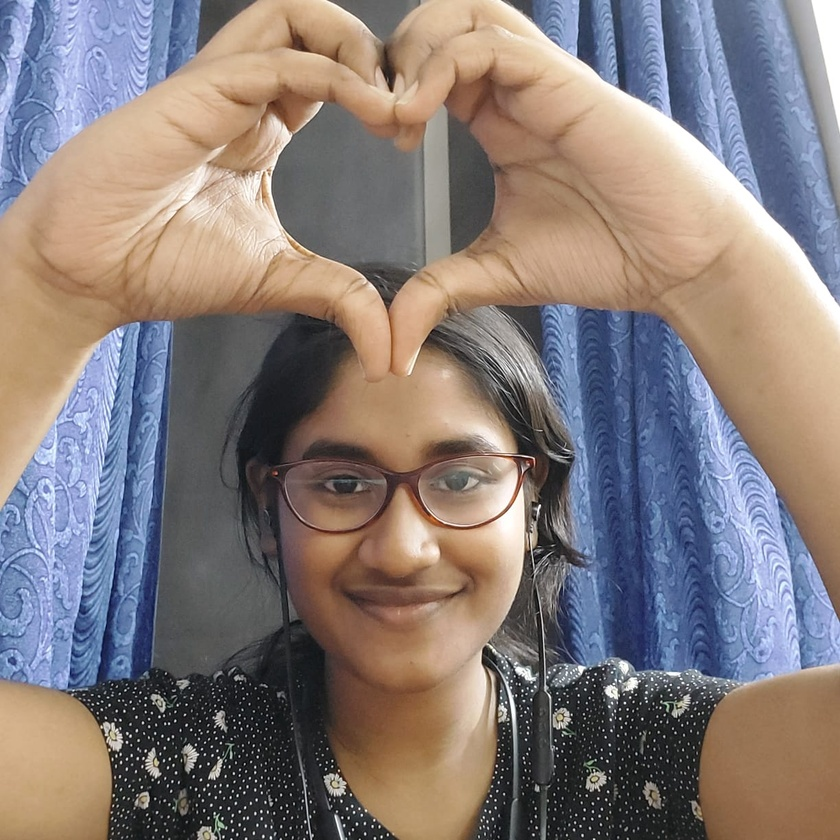
#> input picture image processing/WhatsApp Image 2023-02-14 at 02.21.31.jpg, 840 x 840 px, shrunk from 1224 x 1224 before the run
$ python edge_ditection.py
#> lines starting #> are read from the running program, lines starting #| are printed output that depends on the picture; after the words box and inside, x2 and y2 are one past the last pixel; in counts of white or black regions, pixels touching at a corner belong together
import cv2 as cv
from matplotlib import pyplot as pt
img = cv.imread('WhatsApp Image 2023-02-14 at 02.21.31.jpg',0)
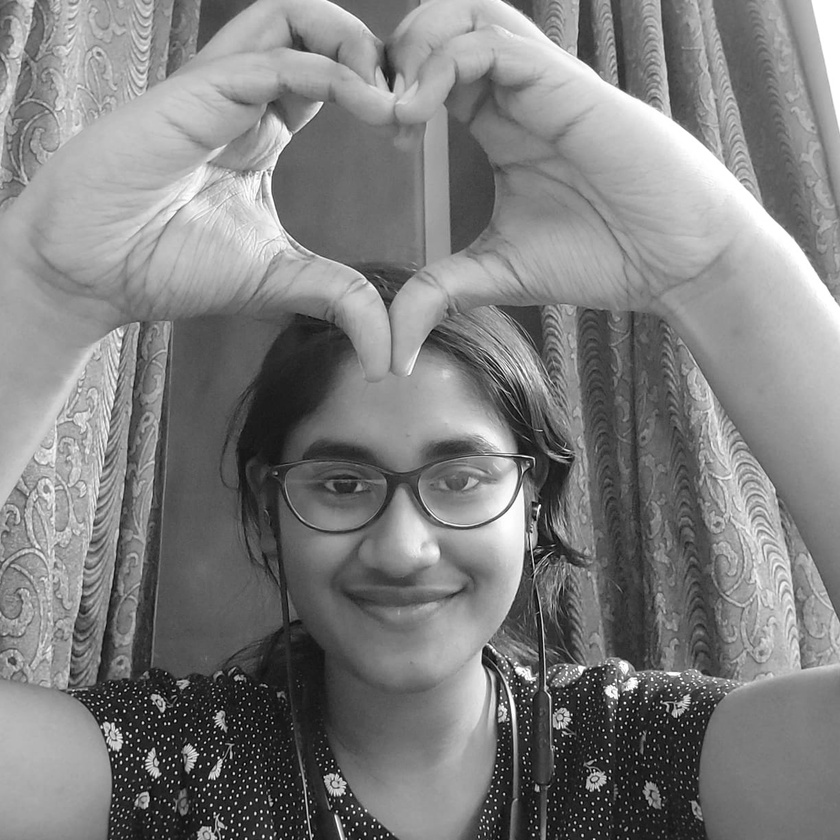
#> img: shape (840, 840); min 0, max 255, mean 126.7
edges = cv.Canny(img,50,100)
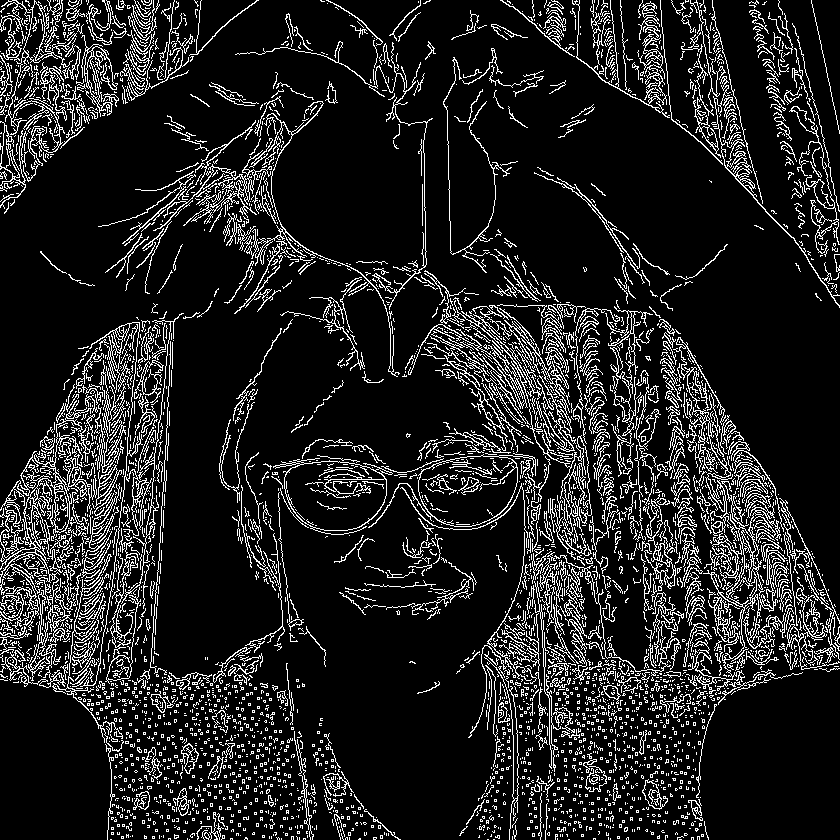
#> edges: shape (840, 840); 12.9% white in thin lines or dots
cv.imshow('original',img)
cv.imshow('edges',edges)
pt.subplot(111)
pt.imshow(edges,'gray')
pt.xticks([])
pt.yticks([])
pt.show()
cv.waitKey(0)
cv.destroyAllWindows()

$ run again, with image processing/WhatsApp Image 2023-02-13 at 21.05.47.jpg copied over image processing/WhatsApp Image 2023-02-14 at 02.21.31.jpg
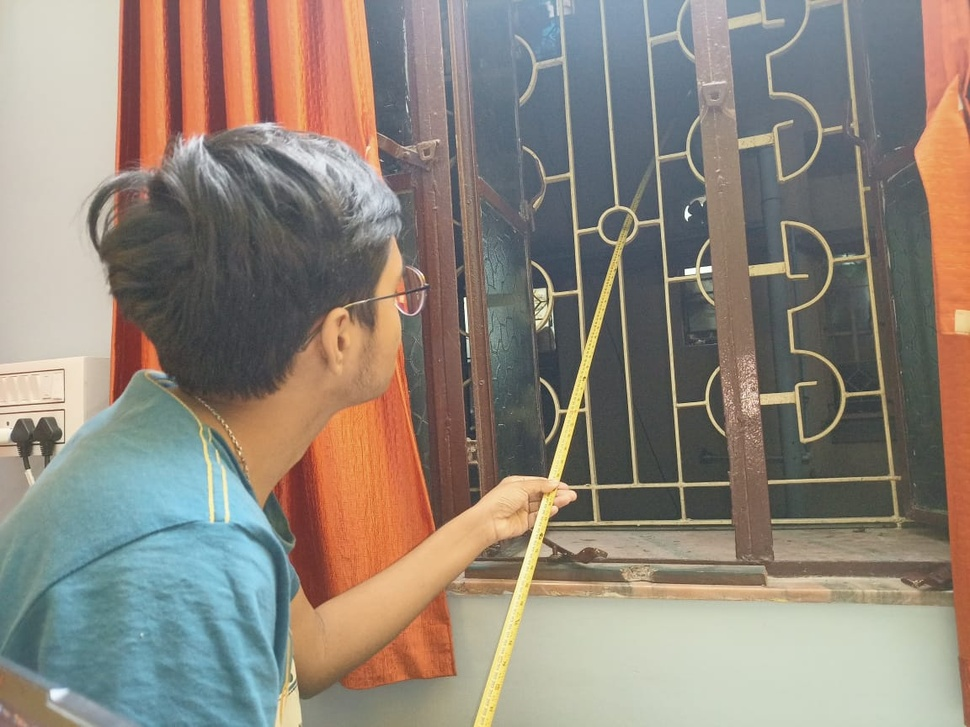
#> input picture image processing/WhatsApp Image 2023-02-13 at 21.05.47.jpg, 970 x 727 px, shrunk from 1152 x 864 before the run
#> `img = cv.imread('WhatsApp Image 2023-02-14 at 02.21.31.jpg',0)`:
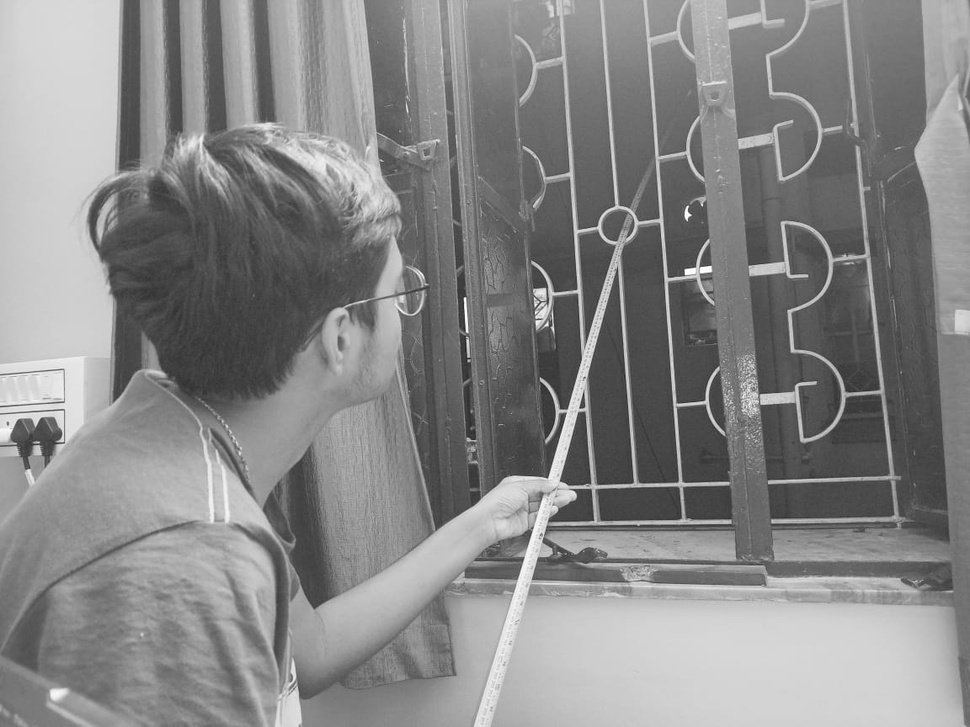
#> img: shape (727, 970); min 31, max 255, mean 135.3
#> `edges = cv.Canny(img,50,100)`:
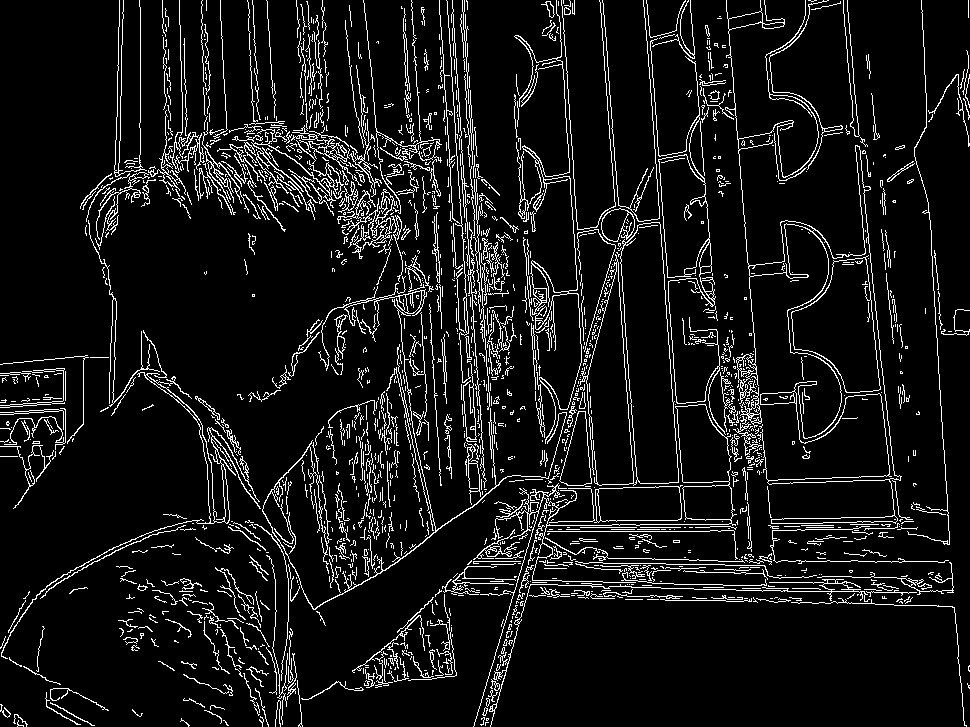
#> edges: shape (727, 970); 8.4% white in thin lines or dots

$ run again, with image processing/WhatsApp Image 2023-02-15 at 01.07.47.jpg copied over image processing/WhatsApp Image 2023-02-14 at 02.21.31.jpg
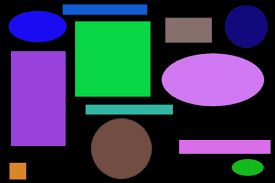
#> input picture image processing/WhatsApp Image 2023-02-15 at 01.07.47.jpg, 275 x 183 px
#> `img = cv.imread('WhatsApp Image 2023-02-14 at 02.21.31.jpg',0)`:
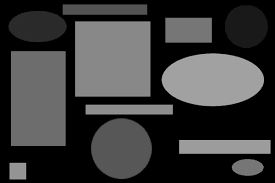
#> img: shape (183, 275); min 0, max 180, mean 59.6
#> `edges = cv.Canny(img,50,100)`:
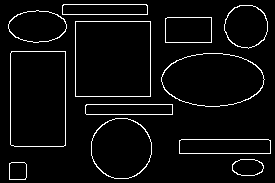
#> edges: shape (183, 275); 4.6% white in thin lines or dots

$ run again, with image processing/WhatsApp Image 2023-02-15 at 01.31.08.jpg copied over image processing/WhatsApp Image 2023-02-14 at 02.21.31.jpg
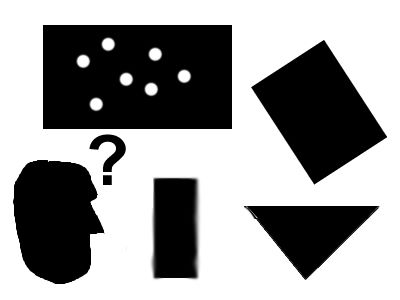
#> input picture image processing/WhatsApp Image 2023-02-15 at 01.31.08.jpg, 400 x 300 px
#> img is the input picture: shape (300, 400); min 0, max 255, mean 154.1
#> `edges = cv.Canny(img,50,100)`:
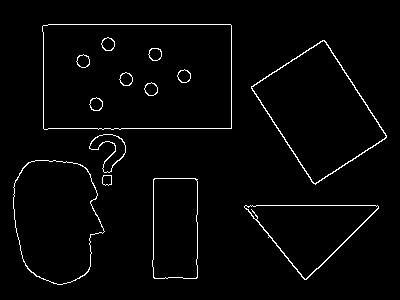
#> edges: shape (300, 400); 2.3% white in thin lines or dots, all inside (x1, y1, x2, y2) = (13, 24, 387, 285)
